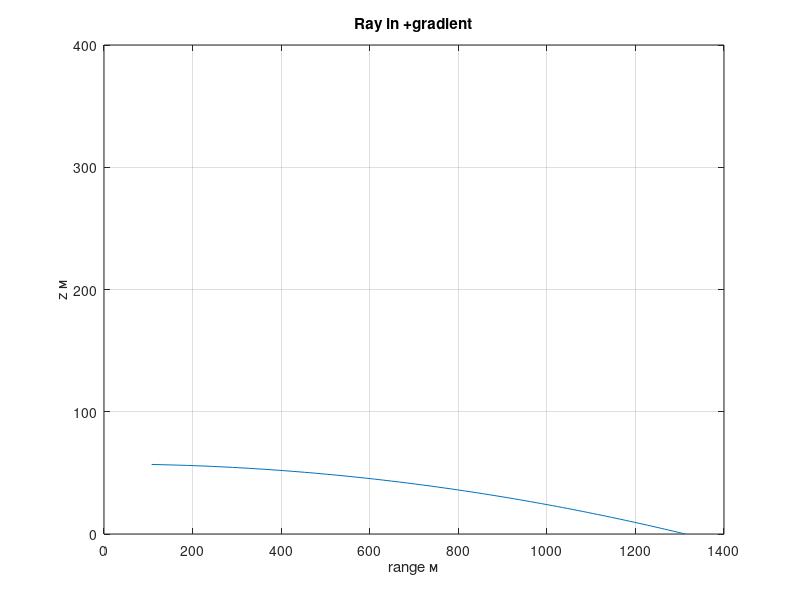

MATLAB code to generate this figure:
% Рефракция Снеллиуса
% Кривизна луча в градиенте c

g10 = 1; th0 = 5;
g = g10/10; c0 = 1500;
p = cosd(th0)/c0;
zr2 = linspace(0, 400, 500);
rr = zeros(size(zr2));
for k = 1:numel(zr2)
    cz = c0 + g*zr2(k);
    s2 = 1 - (p*cz)^2;
    if s2 > 0
        rr(k) = sqrt(s2)/(p*g);
    else
        rr(k) = NaN;
    end
end
figure;
plot(rr, zr2);
title('Ray in +gradient'); xlabel('range м'); ylabel('z м'); grid on;

%{
@play
{
 "title": "Snell refraction",
 "groups": [
  {
   "name": "Gradient",
   "controls": [
    {
     "var": "g10",
     "label": "dc/dz ×10⁻¹",
     "min": -5,
     "max": 5,
     "step": 1,
     "default": 1
    },
    {
     "var": "th0",
     "label": "Exit angle",
     "min": -10,
     "max": 10,
     "step": 1,
     "default": 5
    }
   ]
  }
 ]
}
%}
